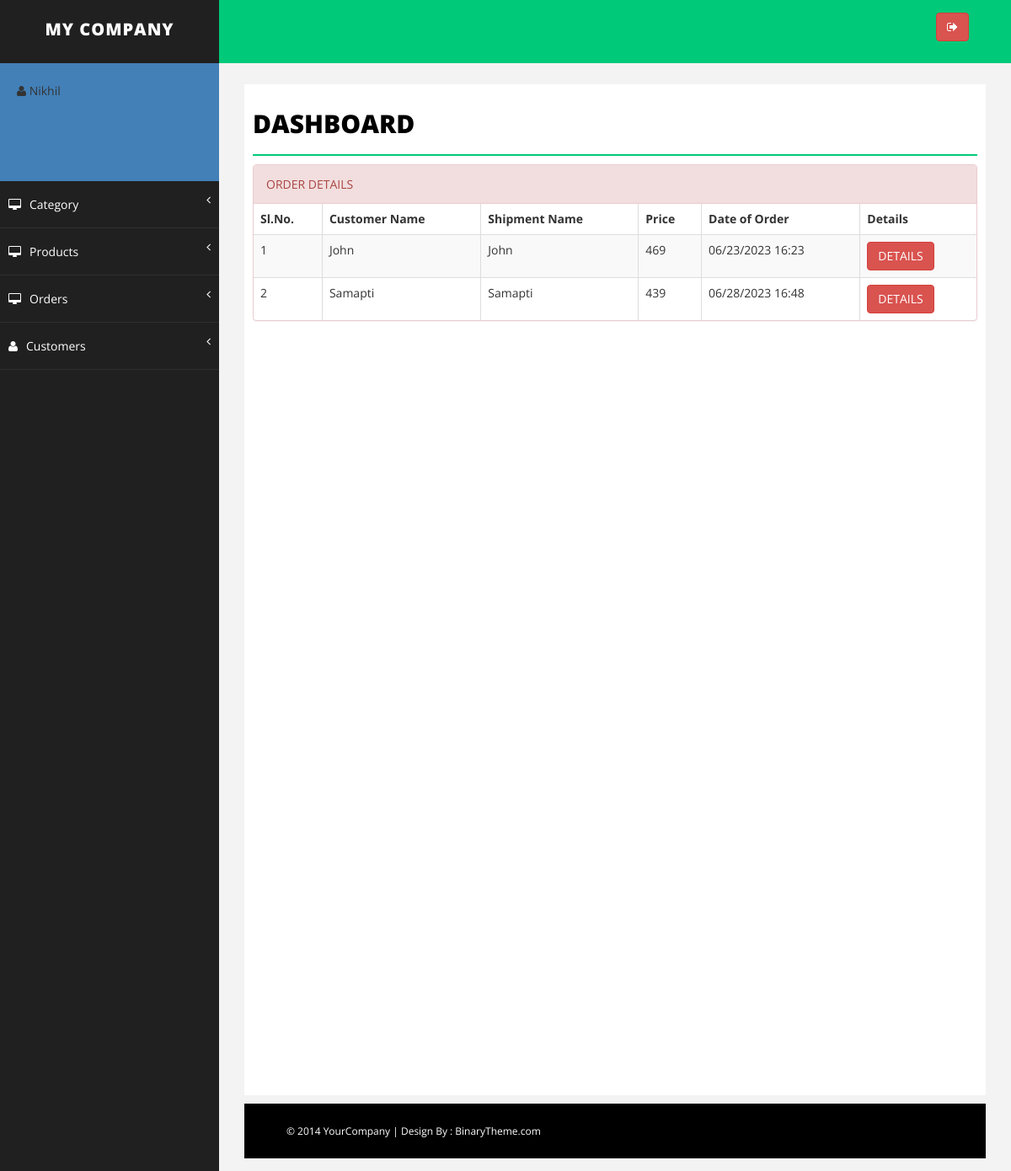
Screenshot of /admin/orders.php?status=processing (signed in) with the database file from the repository.
### tables this page shows
CREATE TABLE `orders` (
  `order_id` int(11) NOT NULL,
  `customer_id` int(11) NOT NULL,
  `ship_fullname` varchar(50) NOT NULL,
  `ship_phone` varchar(50) NOT NULL,
  `ship_address` varchar(250) NOT NULL,
  `payment_info` varchar(250) NOT NULL,
  `timestamp` varchar(20) NOT NULL,
  `status` enum('new','processing','completed','cancelled','deleted') NOT NULL DEFAULT 'new'
);

### admin/orders.php (the view, shortened to what this page needs)
<?php
include "lib/config.php";
include "lib/header.php";
$status = $_GET['status'];
?>
<div class="row">
    <div class="col-md-12">
       <div class="panel panel-danger">
            <div class="panel-heading">ORDER DETAILS</div>
        <div class="table-responsive">
            <table class="table table-striped table-bordered table-hover">
                <thead>
                    <tr>
                        <th>Sl.No.</th>
                        <th> Customer Name</th>
                        <th>  Shipment Name</th>
                        <th> Price</th>
                        <th> Date of Order</th>
                        <th> Details</th>
                    </tr>
                </thead>
                <tbody>
                <?php
                $sql="SELECT * FROM `orders` WHERE `status` = '$status'";
                $res=$db->query($sql);
                $count=0;
                while($row=$res->fetch_object()){
                    $count+=1;
                    $price = 0;
                    $sql2 = "SELECT * FROM `cart_items` WHERE `order_id` = '$row->order_id'";
                    $res2 = $db->query($sql2);
                    while($row2 = $res2->fetch_object()){
                        $price = $price + $row2->product_price;
                    }
                    $date = date('m/d/Y H:i', $row->timestamp);
                    print'<tr>
                        <td>'.$count.'</td>
                        <td><span> '.$row->ship_fullname.'</span></td>
                        <td><span> '.$row->ship_fullname.'</span></td>
                        <td><span> '.$price.'</span></td>
                        <td><span> '.$date.'</span></td>
                        <td><span> <a href="details.php?order_id='.$row->order_id.'"><button class="btn btn-danger">DETAILS</button></a>
                       </span></td>
                    </tr>';
                }
            ?>
                </tbody>
            </table>
        </div>
    </div>
</div>
<?php
include "lib/footer.php";
?>

### admin/assets/css/basic.css (style rules this page uses)
body { font-family: 'Open Sans', sans-serif; line-height:25px; }

### rows the page displays
orders: ship_fullname "John", price "469", timestamp "06/23/2023 16:23"
orders: ship_fullname "Samapti", price "439", timestamp "06/28/2023 16:48"

### other values shown
$_SESSION['username'] "Nikhil"
